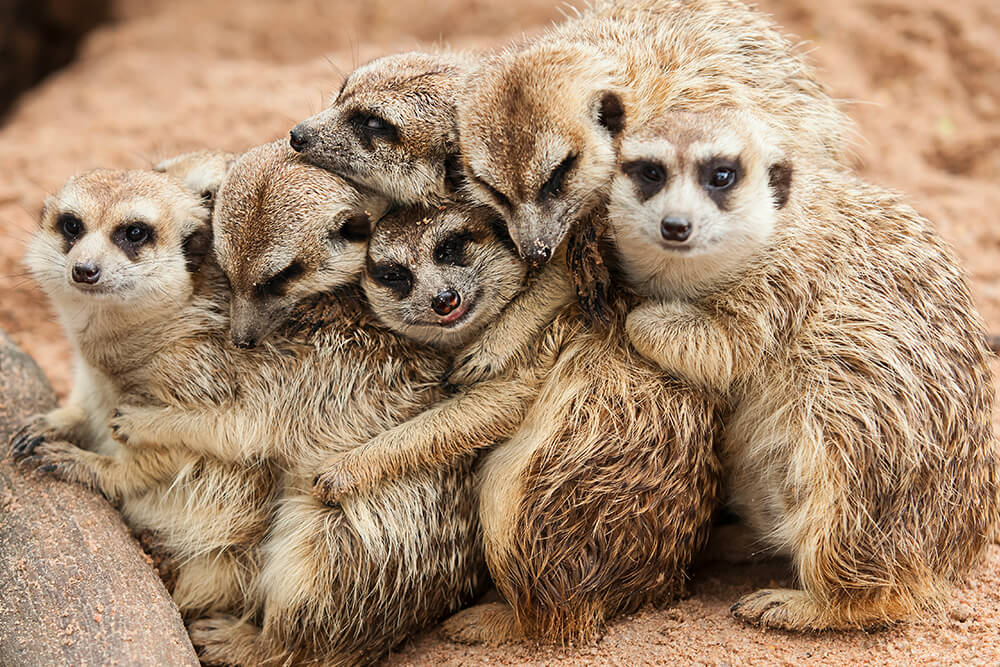
%> input picture Lab 3/meerkat.jpeg, 1000 x 667 px
$ octave lab_3_2_2.m   (GNU Octave 9; MATLAB toolbox functions it lacks are replaced by stand-ins)
%> lines starting %> are read from the running program, lines starting %| are printed output that depends on the picture
clear;
clc;

% Load and preprocess the image
echart = imread("meerkat.jpeg"); % Image Importing
%> echart is the input picture: size 667x1000x3 uint8; mean R, G, B 165.7, 136.2, 108.9
echart = im2double(rgb2gray(echart)); % Converting Images to grayscale and double
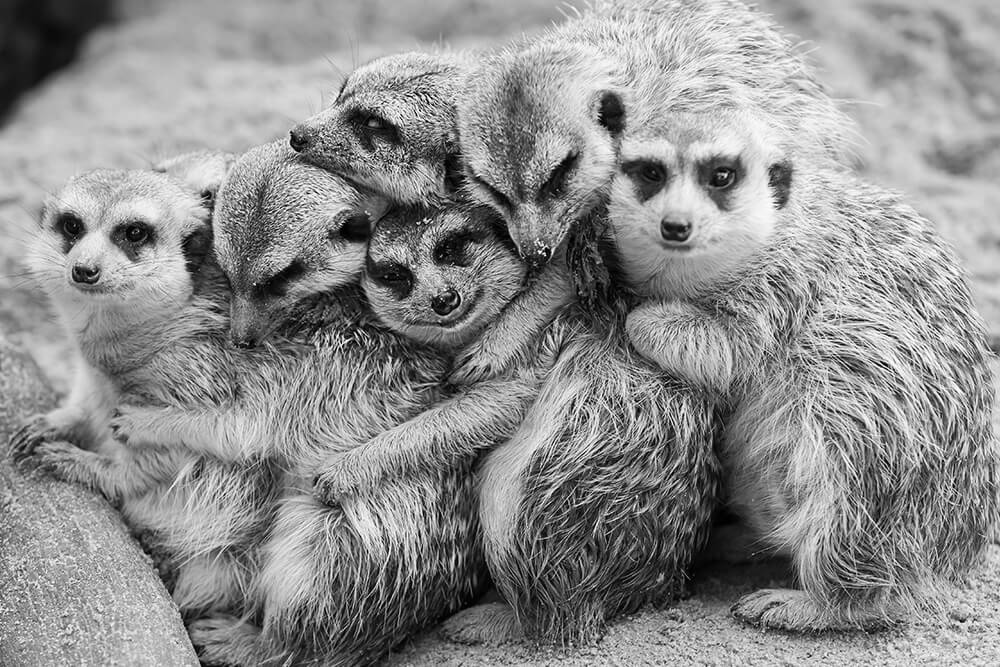
%> echart: size 667x1000 double; min 0, max 1, mean 0.557

% Define filter parameters
q = 0.9; % Define system parameter
filter_coeffs = [1 -q]; % Creating a FIR high-pass filter

% Apply FIR filter in horizontal direction
filtered_image_horizontal = filter(filter_coeffs, 1, echart, [], 2);
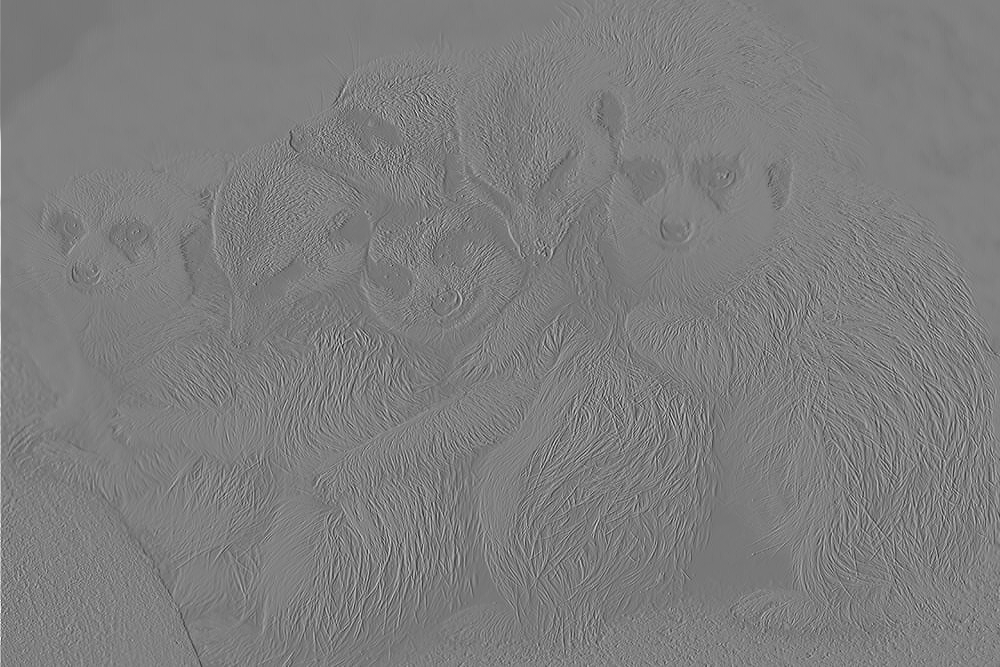
%> filtered_image_horizontal: size 667x1000 double; min -0.856, max 0.984, mean 0.0563; drawn with min black and max white
% Apply FIR filter in vertical direction
filtered_image_vertical = filter(filter_coeffs, 1, filtered_image_horizontal, [], 1);

% Normalize the filtered image
ech90 = filtered_image_vertical;
ech90 = ech90 - min(ech90(:));
ech90 = ech90 / max(ech90(:));

% Display the filtered image
figure;
imshow(ech90);
title('Filtered Image');

% Define deconvolution filter parameters
M = 22; % Length of the deconvolution filter
r = 0.9; % Decay factor of the deconvolution

% Generate the deconvolution filter
deconv_filter = r.^(0:M);

% Apply the deconvolution filter
recovered_image = conv2(filtered_image_vertical, deconv_filter, 'full');

% Crop the recovered image to original size
recovered_image = recovered_image(1:size(echart, 1), 1:size(echart, 2));
%> recovered_image: size 667x1000 double

% Normalize the recovered image
recovered_image = recovered_image - min(recovered_image(:));
recovered_image = recovered_image / max(recovered_image(:));

% Display the recovered image
figure;
imshow(recovered_image);
title('Recovered Image');
